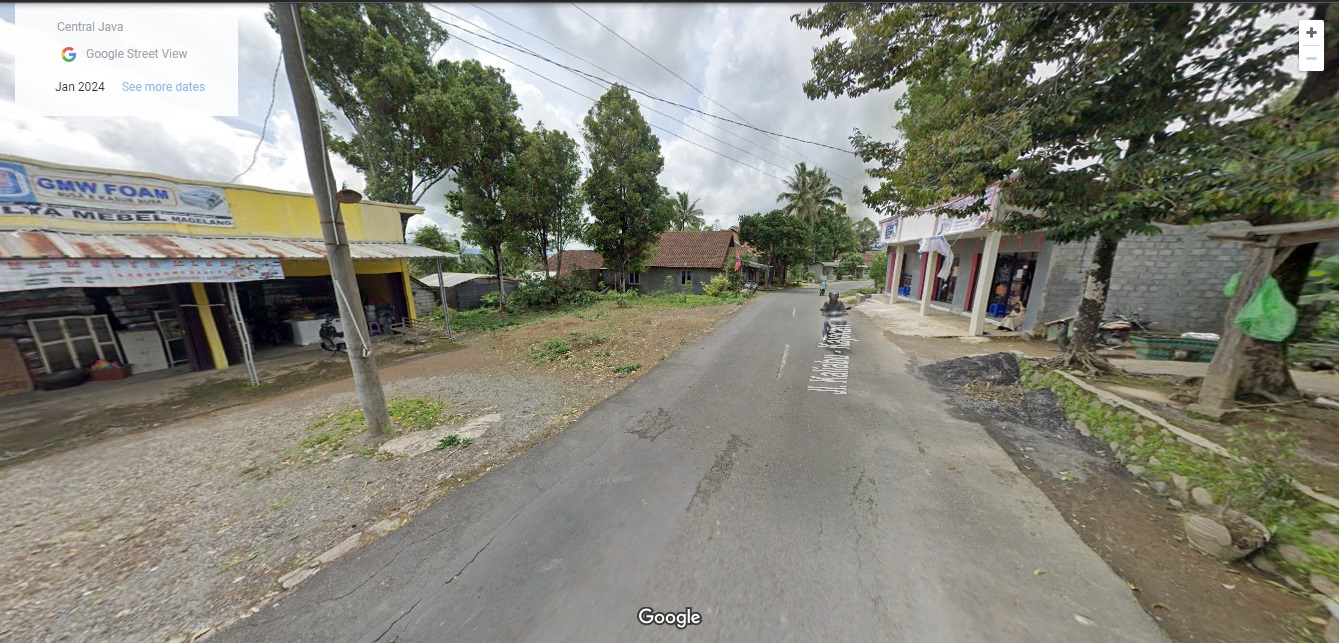
#> input picture img/49M 412756 9170598.jpg, 1339 x 643 px; its folder holds only this picture in this run
$ jupyter execute 'Urban Green.ipynb'
#> lines starting #> are read from the running program, lines starting #| are printed output that depends on the picture; after the words box and inside, x2 and y2 are one past the last pixel; in counts of white or black regions, pixels touching at a corner belong together; long printed decimals are rounded
[cell 1]
# pip install opencv-python scikit-image

[cell 2]
import cv2
import numpy as np
from skimage.color import rgb2hsv
import matplotlib.pyplot as plt
import os

[cell 3]
# create images array
path = './img'
folder = os.fsencode(path)

filenames = []
imageList=[]

for file in os.listdir(folder):
    filename = os.fsdecode(file)
    filenames.append(filename)
    imageList.append(cv2.imread(path+'/'+filename))

[cell 4]
# Looping through imageList to get UGI
lower_green = np.array([40, 40, 40])
upper_green = np.array([70, 255, 255])
green_index_values=[]
for index, image in enumerate(imageList):
    hsv = cv2.cvtColor(image, cv2.COLOR_BGR2HSV)
    mask = cv2.inRange(hsv, lower_green, upper_green)
    green_areas = cv2.bitwise_and(image, image, mask=mask)
    total_pixels = np.prod(image.shape[:2])
    green_pixels = cv2.countNonZero(mask)
    UGI = green_pixels / total_pixels
    cv2.imwrite('./result/GA_'+filenames[index], green_areas)
    print("UGI ",filenames[index],": ", UGI)
    green_index_values.append(UGI)
#> this loop made 1 pass
#> (total_pixels, green_pixels, UGI) on pass 1: (860977, 71815, 0.0834)
#> (printed output is left out)
#> pass 1, `mask = cv2.inRange(hsv, lower_green, upper_green)`:
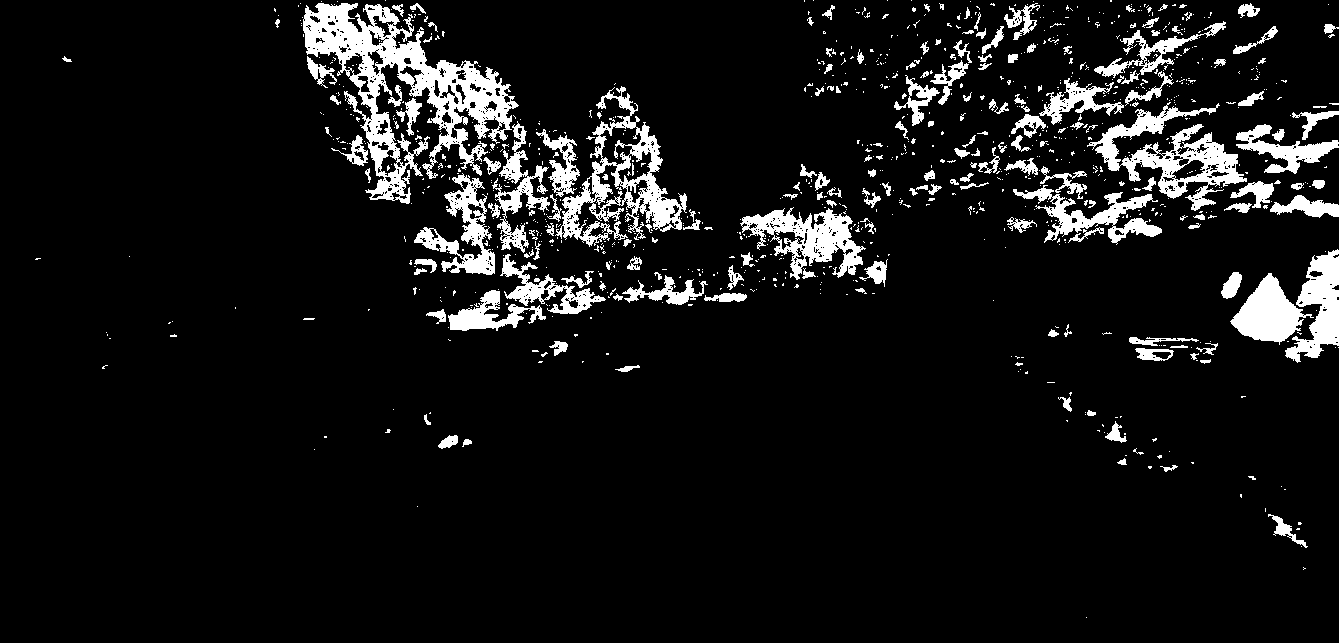
#> mask: shape (643, 1339); 8.3% white; 984 white regions (800 under 20 px), largest, box (x1, y1, x2, y2) and area: (303, 3, 519, 204) 13364, (555, 86, 687, 247) 5853, (1087, 102, 1247, 211) 5362
#> pass 1, `green_areas = cv2.bitwise_and(image, image, mask=mask)`:
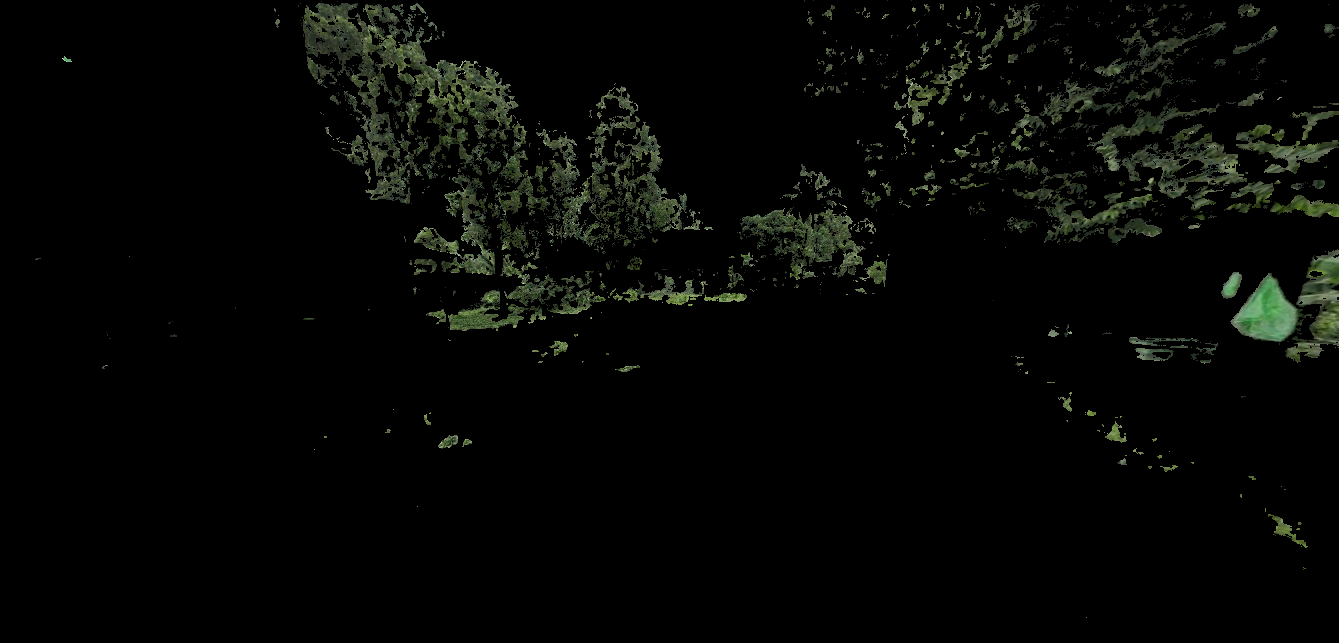
#> green_areas: shape (643, 1339, 3); mean B, G, R 4.6, 6.9, 5.7
#> after the loop, green_index_values = [0.0834]

[cell 5]
print(green_index_values)
#| [0.08341]

[cell 6]
plt.hist(green_index_values, bins=10, color='green', alpha=0.7)
plt.xlabel('Green Index')
plt.ylabel('Frequency')
plt.title('Distribution of Green Index')
plt.show()
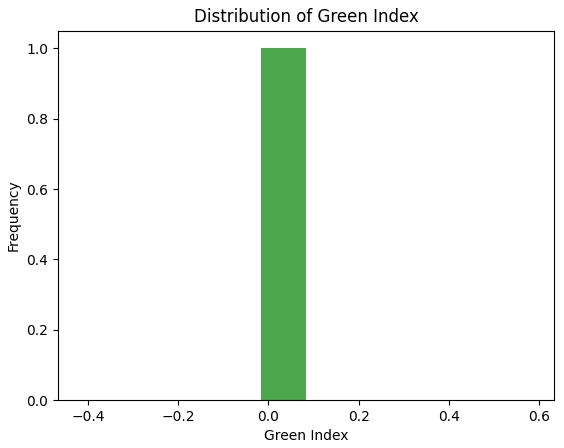
#> figure drawn by matplotlib, 1 panel; tallest bar 1 high, from x = -0.0166 to 0.0834

$ run again, on img/49M 414255 9174804.jpg
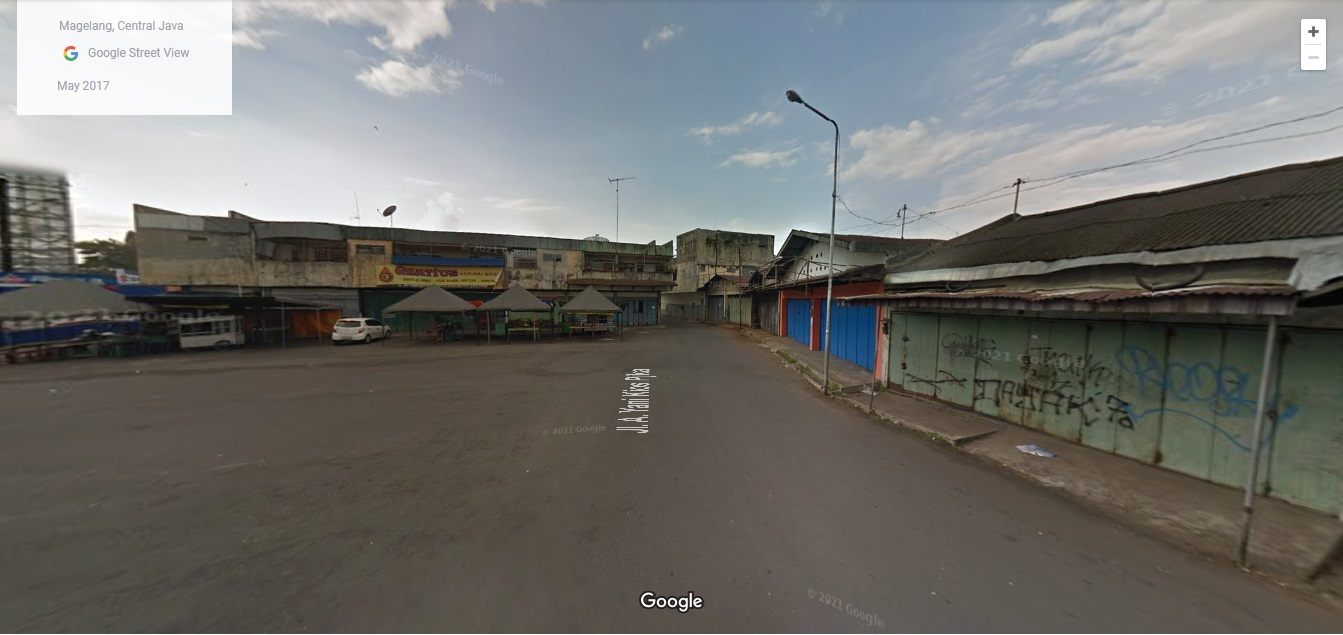
#> input picture img/49M 414255 9174804.jpg, 1343 x 635 px
#> the loop `for index, image in enumerate(imageList):` made 1 pass
#> (total_pixels, green_pixels, UGI) on pass 1: (852805, 29366, 0.0344)
#> (printed output is left out)
#> pass 1, `mask = cv2.inRange(hsv, lower_green, upper_green)`:
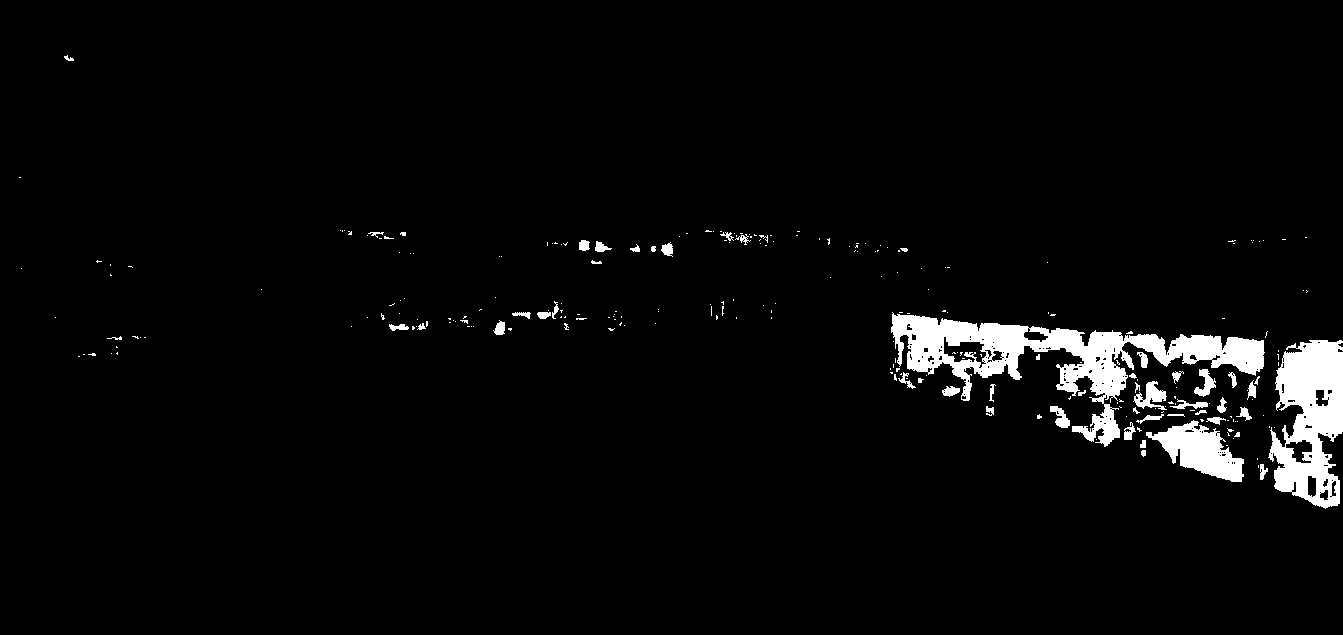
#> mask: shape (635, 1343); 3.4% white; 257 white regions (204 under 20 px), largest, box (x1, y1, x2, y2) and area: (891, 312, 1265, 447) 13706, (1268, 340, 1343, 509) 8113, (1146, 420, 1244, 482) 2966
#> after the loop `for index, image in enumerate(imageList):`: green_index_values = [0.0344]
#| [0.03443]
#> `plt.show()`:
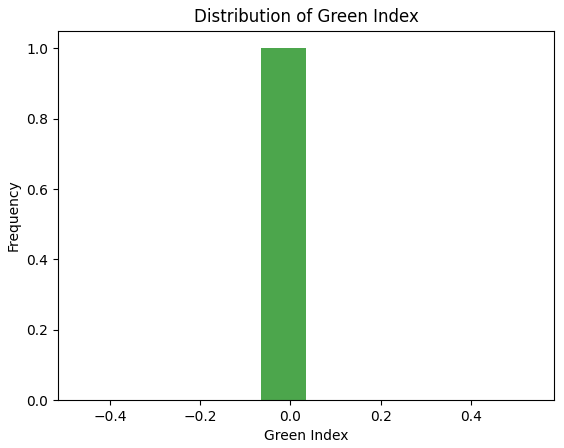
#> figure drawn by matplotlib, 1 panel; tallest bar 1 high, from x = -0.0656 to 0.0344

$ run again, on img/49M 414278 9173118.jpg
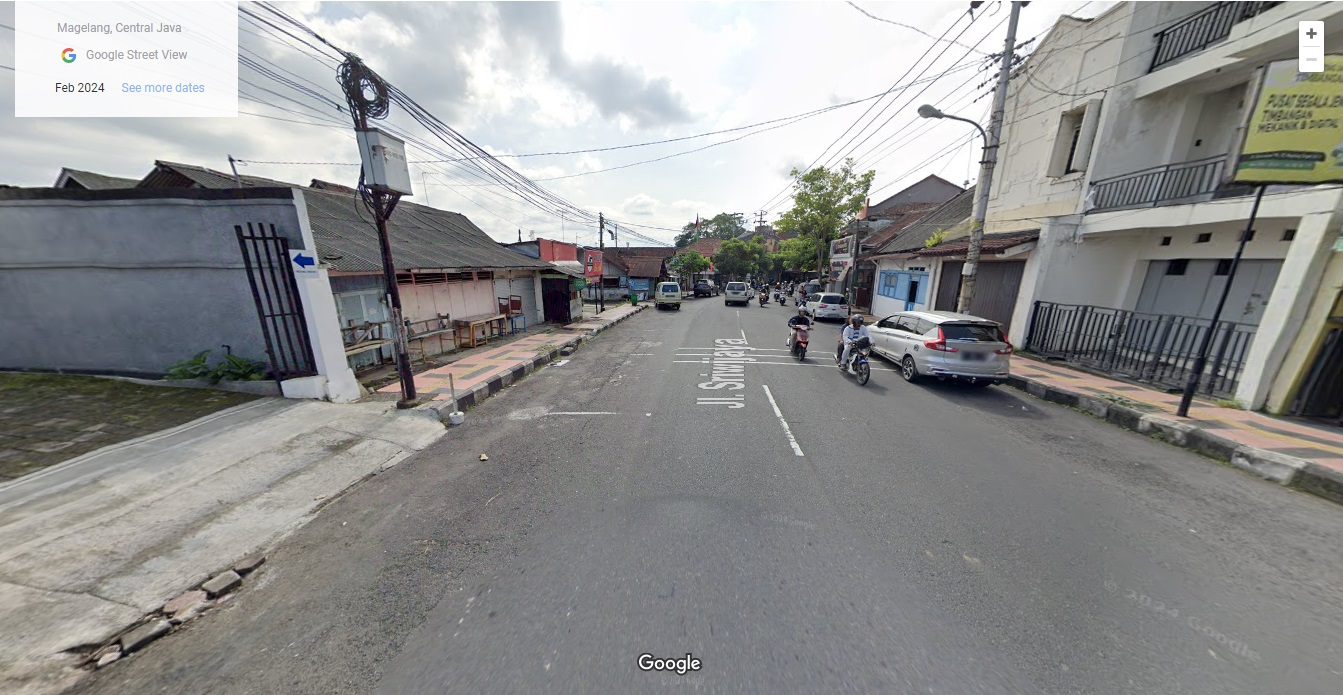
#> input picture img/49M 414278 9173118.jpg, 1343 x 695 px
#> the loop `for index, image in enumerate(imageList):` made 1 pass
#> (total_pixels, green_pixels, UGI) on pass 1: (933385, 5032, 0.00539)
#> (printed output is left out)
#> pass 1, `mask = cv2.inRange(hsv, lower_green, upper_green)`:
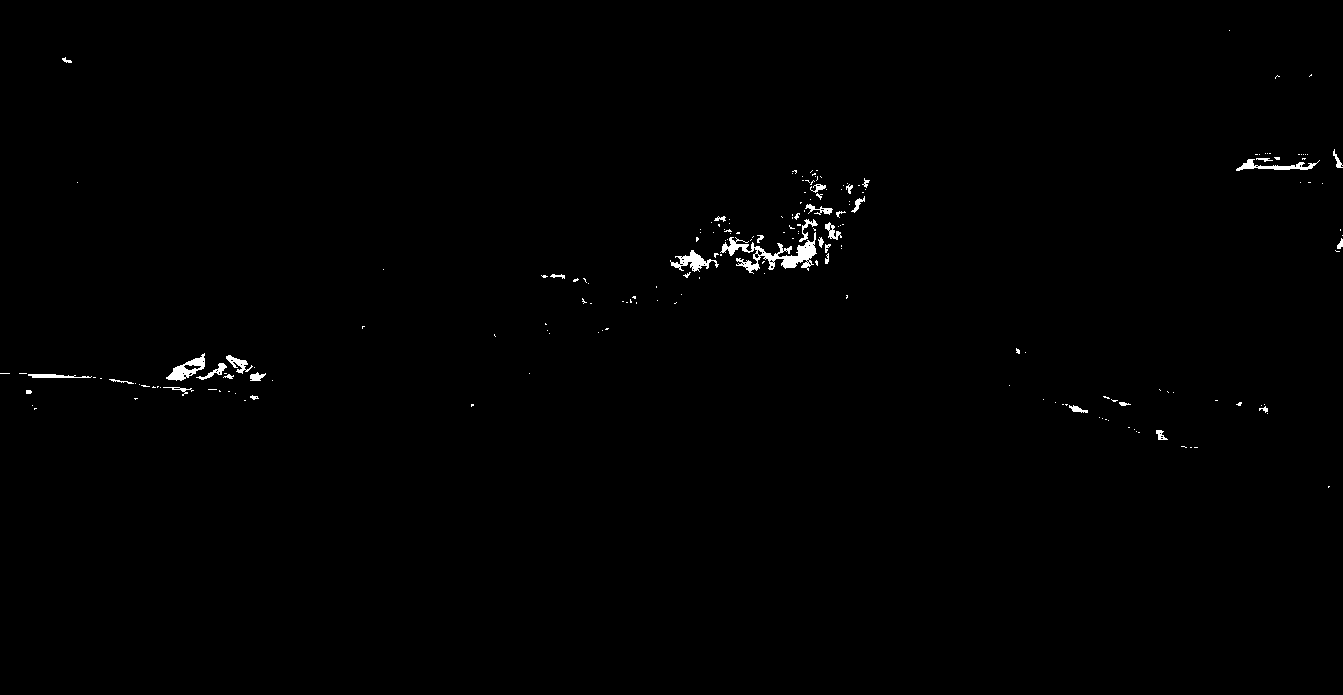
#> mask: shape (695, 1343); 0.54% white; 199 white regions (162 under 20 px), largest, box (x1, y1, x2, y2) and area: (720, 232, 817, 274) 1256, (166, 353, 205, 381) 433, (670, 250, 719, 272) 410
#> after the loop `for index, image in enumerate(imageList):`: green_index_values = [0.00539]
#| [0.005391]
#> `plt.show()`:
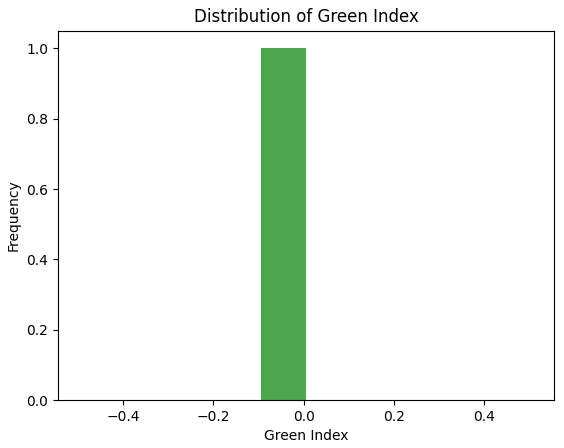
#> figure drawn by matplotlib, 1 panel; tallest bar 1 high, from x = -0.0946 to 0.00539
